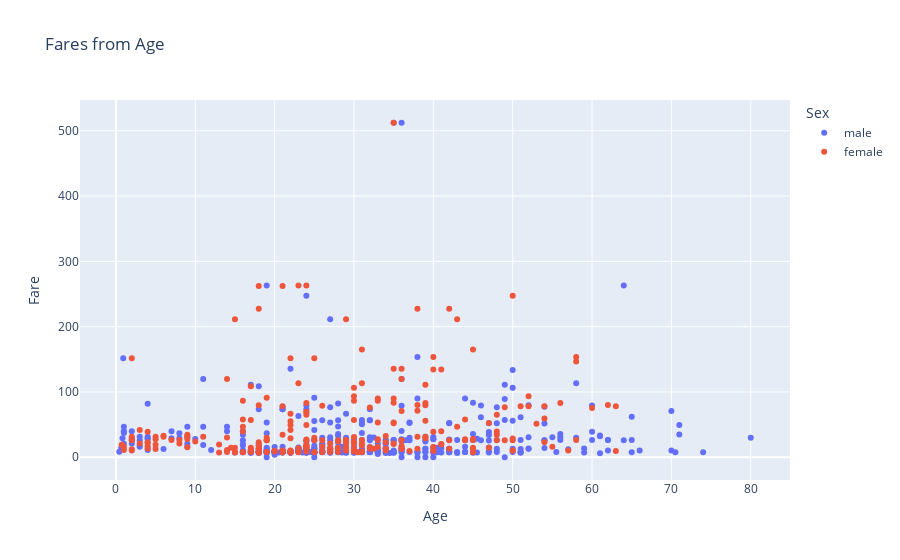

Write notebook code for a chart like this one.
### Markdown cell above
#### Scatter Plot

When is it useful?
When two numerical series can:
- be combined into clusters,
- contain outliers
- have some patterns

Do passengers' fares depend on age?

*Doc: https://plotly.com/python/line-and-scatter/*

### Code cell
def draw_scatter(df, x, y, title='Scatter plot', x_label='x', y_label='y', color=None, hover_data=None, hover_name=None):
    #fig = px.line(x=["a","b","c"], y=[1, 3, 2], title=title)
    fig = px.scatter(df,
        x=x,
        y=y,
        title=title,
        color=color,
        hover_data=hover_data,
        #hover_name=hover_name
    )
    fig.layout.xaxis.title = x_label
    fig.layout.yaxis.title = y_label
    #fig.layout.hoverlabel.plotly_name[0] = 'asdad'
    fig.show()

# Usage example:
draw_scatter(
    df,
    'Age',
    'Fare',
    x_label='Age',
    y_label='Fare',
    color='Sex',
    hover_data=['Pclass', 'Survived'],
    #hover_name=['Pclass', 'Survived'],
    title='Fares from Age'
)

### Figure 1 — Plotly figure (JSON) as saved in the notebook; plotly's stock layout.template omitted (floating-point values rounded to 4 significant figures; data arrays with more than 128 entries replaced by an {"elided": "..."} marker saying what was removed)
{"data": [{"customdata": {"elided": "577x2 int values"}, "hovertemplate": "Sex=male<br>Age=%{x}<br>Fare=%{y}<br>Pclass=%{customdata[0]}<br>Survived=%{customdata[1]}<extra></extra>", "legendgroup": "male", "marker": {"color": "#636efa", "symbol": "circle"}, "mode": "markers", "name": "male", "orientation": "v", "showlegend": true, "x": {"elided": "577 float values"}, "xaxis": "x", "y": {"elided": "577 float values"}, "yaxis": "y", "type": "scatter"}, {"customdata": {"elided": "314x2 int values"}, "hovertemplate": "Sex=female<br>Age=%{x}<br>Fare=%{y}<br>Pclass=%{customdata[0]}<br>Survived=%{customdata[1]}<extra></extra>", "legendgroup": "female", "marker": {"color": "#EF553B", "symbol": "circle"}, "mode": "markers", "name": "female", "orientation": "v", "showlegend": true, "x": {"elided": "314 float values"}, "xaxis": "x", "y": {"elided": "314 float values"}, "yaxis": "y", "type": "scatter"}], "layout": {"xaxis": {"anchor": "y", "domain": [0.0, 1.0], "title": {"text": "Age"}}, "yaxis": {"anchor": "x", "domain": [0.0, 1.0], "title": {"text": "Fare"}}, "legend": {"title": {"text": "Sex"}, "tracegroupgap": 0}, "title": {"text": "Fares from Age"}}}
